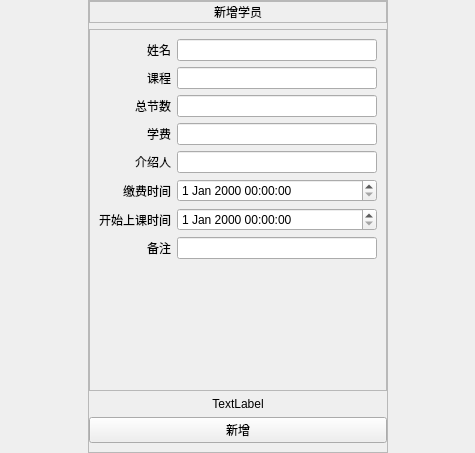
<?xml version="1.0" encoding="UTF-8"?>
<ui version="4.0">
 <class>NewStudent</class>
 <widget class="QWidget" name="NewStudent">
  <property name="geometry">
   <rect>
    <x>0</x>
    <y>0</y>
    <width>475</width>
    <height>453</height>
   </rect>
  </property>
  <property name="windowTitle">
   <string>Form</string>
  </property>
  <layout class="QHBoxLayout" name="horizontalLayout">
   <property name="leftMargin">
    <number>0</number>
   </property>
   <property name="topMargin">
    <number>0</number>
   </property>
   <property name="rightMargin">
    <number>0</number>
   </property>
   <property name="bottomMargin">
    <number>0</number>
   </property>
   <item>
    <spacer name="horizontalSpacer">
     <property name="orientation">
      <enum>Qt::Horizontal</enum>
     </property>
     <property name="sizeHint" stdset="0">
      <size>
       <width>79</width>
       <height>20</height>
      </size>
     </property>
    </spacer>
   </item>
   <item>
    <widget class="QFrame" name="frame">
     <property name="minimumSize">
      <size>
       <width>300</width>
       <height>0</height>
      </size>
     </property>
     <property name="frameShape">
      <enum>QFrame::StyledPanel</enum>
     </property>
     <property name="frameShadow">
      <enum>QFrame::Raised</enum>
     </property>
     <layout class="QVBoxLayout" name="verticalLayout">
      <property name="leftMargin">
       <number>0</number>
      </property>
      <property name="topMargin">
       <number>0</number>
      </property>
      <property name="rightMargin">
       <number>0</number>
      </property>
      <item>
       <widget class="QFrame" name="frame_2">
        <property name="frameShape">
         <enum>QFrame::StyledPanel</enum>
        </property>
        <property name="frameShadow">
         <enum>QFrame::Raised</enum>
        </property>
        <layout class="QHBoxLayout" name="horizontalLayout_2">
         <property name="leftMargin">
          <number>0</number>
         </property>
         <property name="topMargin">
          <number>0</number>
         </property>
         <property name="rightMargin">
          <number>0</number>
         </property>
         <property name="bottomMargin">
          <number>0</number>
         </property>
         <item>
          <spacer name="horizontalSpacer_3">
           <property name="orientation">
            <enum>Qt::Horizontal</enum>
           </property>
           <property name="sizeHint" stdset="0">
            <size>
             <width>115</width>
             <height>20</height>
            </size>
           </property>
          </spacer>
         </item>
         <item>
          <widget class="QLabel" name="label">
           <property name="text">
            <string>新增学员</string>
           </property>
          </widget>
         </item>
         <item>
          <spacer name="horizontalSpacer_4">
           <property name="orientation">
            <enum>Qt::Horizontal</enum>
           </property>
           <property name="sizeHint" stdset="0">
            <size>
             <width>40</width>
             <height>20</height>
            </size>
           </property>
          </spacer>
         </item>
        </layout>
       </widget>
      </item>
      <item>
       <widget class="QScrollArea" name="scrollArea">
        <property name="frameShape">
         <enum>QFrame::StyledPanel</enum>
        </property>
        <property name="widgetResizable">
         <bool>true</bool>
        </property>
        <widget class="QWidget" name="scrollAreaWidgetContents">
         <property name="geometry">
          <rect>
           <x>0</x>
           <y>0</y>
           <width>296</width>
           <height>362</height>
          </rect>
         </property>
         <layout class="QFormLayout" name="formLayout">
          <property name="labelAlignment">
           <set>Qt::AlignRight|Qt::AlignTrailing|Qt::AlignVCenter</set>
          </property>
          <item row="0" column="0">
           <widget class="QLabel" name="label_2">
            <property name="text">
             <string>姓名</string>
            </property>
           </widget>
          </item>
          <item row="0" column="1">
           <widget class="QLineEdit" name="lineEdit_name"/>
          </item>
          <item row="1" column="0">
           <widget class="QLabel" name="label_course">
            <property name="text">
             <string>课程</string>
            </property>
           </widget>
          </item>
          <item row="1" column="1">
           <widget class="QLineEdit" name="lineEdit_course"/>
          </item>
          <item row="2" column="0">
           <widget class="QLabel" name="label_total">
            <property name="text">
             <string>总节数</string>
            </property>
           </widget>
          </item>
          <item row="2" column="1">
           <widget class="QLineEdit" name="lineEdit_total">
            <property name="inputMask">
             <string/>
            </property>
            <property name="clearButtonEnabled">
             <bool>false</bool>
            </property>
           </widget>
          </item>
          <item row="3" column="0">
           <widget class="QLabel" name="label_price">
            <property name="text">
             <string>学费</string>
            </property>
           </widget>
          </item>
          <item row="3" column="1">
           <widget class="QLineEdit" name="lineEdit_price"/>
          </item>
          <item row="4" column="0">
           <widget class="QLabel" name="label_introducer">
            <property name="text">
             <string>介绍人</string>
            </property>
           </widget>
          </item>
          <item row="4" column="1">
           <widget class="QLineEdit" name="lineEdit_introducer"/>
          </item>
          <item row="5" column="0">
           <widget class="QLabel" name="label_payTime">
            <property name="text">
             <string>缴费时间</string>
            </property>
           </widget>
          </item>
          <item row="5" column="1">
           <widget class="QDateTimeEdit" name="dateTimeEdit_payTime">
            <property name="calendarPopup">
             <bool>false</bool>
            </property>
           </widget>
          </item>
          <item row="6" column="0">
           <widget class="QLabel" name="label_beginTime">
            <property name="text">
             <string>开始上课时间</string>
            </property>
           </widget>
          </item>
          <item row="6" column="1">
           <widget class="QDateTimeEdit" name="dateTimeEdit_beginTime">
            <property name="calendarPopup">
             <bool>false</bool>
            </property>
           </widget>
          </item>
          <item row="7" column="0">
           <widget class="QLabel" name="label_msg">
            <property name="text">
             <string>备注</string>
            </property>
           </widget>
          </item>
          <item row="7" column="1">
           <widget class="QLineEdit" name="lineEdit_msg"/>
          </item>
         </layout>
        </widget>
       </widget>
      </item>
      <item>
       <widget class="QLabel" name="label_hint">
        <property name="text">
         <string>TextLabel</string>
        </property>
        <property name="alignment">
         <set>Qt::AlignCenter</set>
        </property>
       </widget>
      </item>
      <item>
       <widget class="QPushButton" name="pushButton">
        <property name="text">
         <string>新增</string>
        </property>
       </widget>
      </item>
     </layout>
    </widget>
   </item>
   <item>
    <spacer name="horizontalSpacer_2">
     <property name="orientation">
      <enum>Qt::Horizontal</enum>
     </property>
     <property name="sizeHint" stdset="0">
      <size>
       <width>78</width>
       <height>20</height>
      </size>
     </property>
    </spacer>
   </item>
  </layout>
 </widget>
 <resources/>
 <connections/>
</ui>
